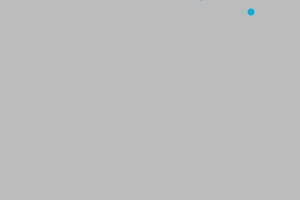
Frame 1 (no input)
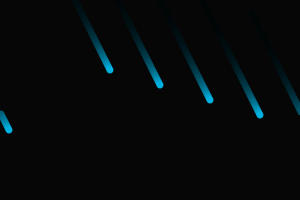
Frame 60 (the mouse pressed at the canvas centre just before this capture)
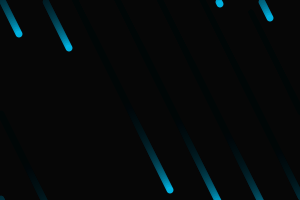
Frame 120 (the mouse held since frame 60 and released just before this capture)

The Processing sketch that drew these frames (run headless with seeded random() and noise(); from frame 60 on, the mouse is pressed at the canvas centre):

// Processing sketch: processing_104381
// ── processing_104381.pde

PVector [] rain ;

void setup() {
  size(300, 200);
  smooth();
  noStroke();
  rain = new PVector[5];
  for (int i =0 ;i<rain.length;i++) {
    rain[i]= new PVector(50+50*i, -50+15*i);
  }
}
void draw() {
  //background(0);
  fill(0, 20);
  rect(0, 0, width, height);
  for (int i =0 ;i<rain.length;i++) {
    rain[i].y+=2;
    rain[i].x+=1;
    fill(#00B1E0);
    ellipse(rain[i].x, rain[i].y, 7, 7);
    if (rain[i].y>height) {
      rain[i].y=0;
    }
    if (rain[i].x>width) {
      rain[i].x=0;
    }
  }
}
